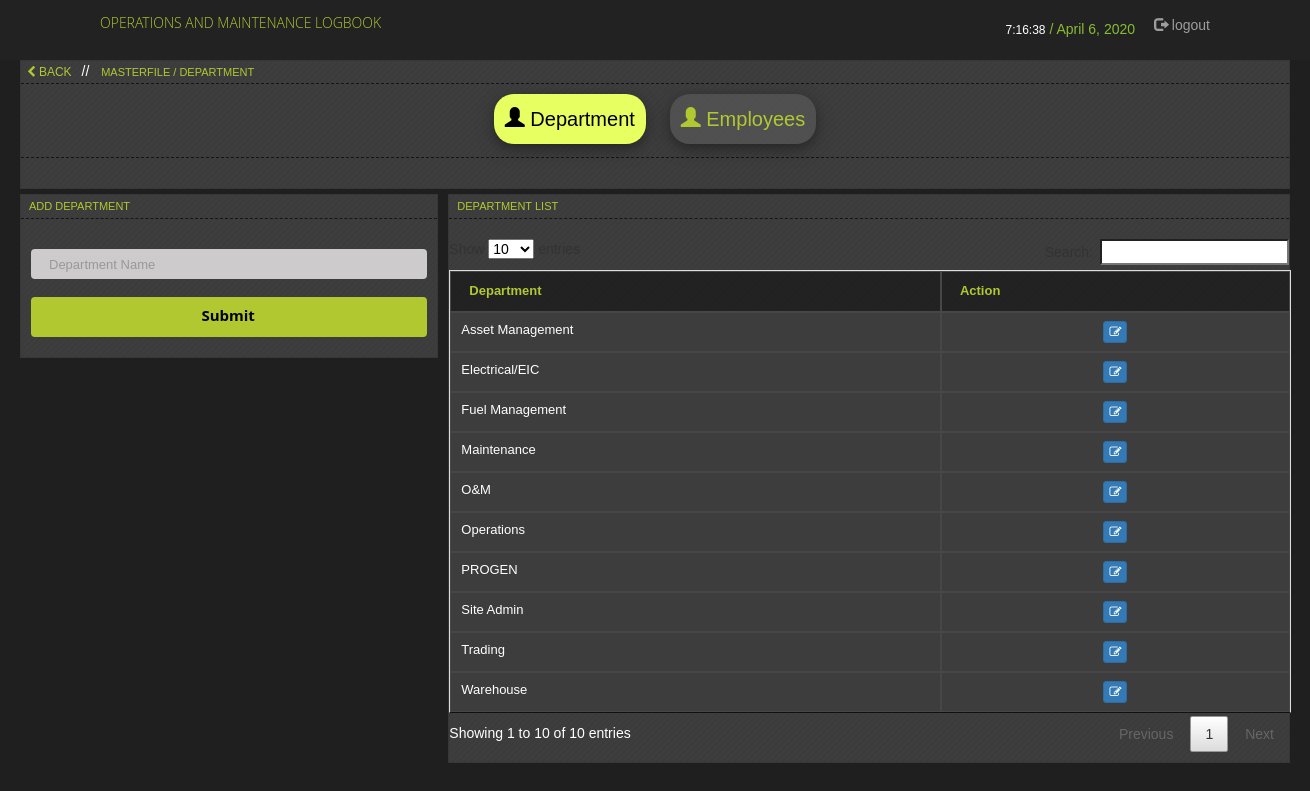
Page /add_new_department.php (signed in) on the committed database.
### tables this page shows
CREATE TABLE `department` (
  `department_id` int(11) NOT NULL AUTO_INCREMENT,
  `department_name` varchar(200) DEFAULT NULL,
  PRIMARY KEY (`department_id`)
);

### add_new_department.php (the view, shortened to what this page needs)
<?php
	include 'header.php';
	include 'includes/connection.php';
?>
<link rel="stylesheet" type="text/css" href="css/jquery.dataTables.min.css" />
<body onload="startTime()">
<?php include 'navbar.php';?>
    <div class="container" style="width: 1300px;">
      	<div class="row">
        	<div class="col-lg-12">
	      		<div class="dash-unit" style="margin-bottom:5px">
	      			<a href="home.php" class="btn btn-xs"><span class="fa fa-chevron-left"></span> BACK</a> //
			  		<dtitle style="color:#b2c831" >MasterFile / Department</dtitle>
			  		<hr style="margin:0px">
			  			<center>
							<a href="add_new_department.php" id="user" class="btn btn-dark btn-md" style="height:50px;padding:10px;">
								<center>
				  					<span class="glyphicon glyphicon-user"> </span> Department
				  				</center>
							</a>
							<a href="add_new_emp.php" id="employee" class="btn btn-dark btn-md" style="height:50px;padding:10px;">
								<center>
				  					<span class="glyphicon glyphicon-user"> </span> Employees
				  				</center>
							</a>
			  			</center>
			  		<hr>
				</div>
			    <div id="contents" style="display: none">
					<div id="user_table">
						<div class="col-lg-4" style="padding-left:0px;padding-right:5px;">
				      		<div class="dash-unit">
						  		<dtitle style="color:#b2c831">Add Department</dtitle>
						  		<hr>
						  		<div style="padding:10px">
						        	<form method = "POST" action = "add_dept_ins.php">
							  			<input type="text" name="department_name" id="department_name" class="form-control" placeholder="Department Name" autocomplete="off" required style="text-transform:capitalize;">
							  			<input type="submit" id = "submit" name = "submit" class="btn btn-md btn-primary" value="Submit" style="width:100%">
						  			</form>
					  			</div>
							</div>
				        </div>
				        <div class="col-lg-8" style="padding-right:0px;padding-left:5px">
				      		<div class="dash-unit">
						  		<dtitle style="color:#b2c831">Department List</dtitle>
						  		<hr>
					        	<table class="table table-striped table-bordered table-hover" id="dt1_user">
							        <thead>
							          	<tr>
								            <th>Department</th>
								            <th width = "10%">Action</th>
							          	</tr>
							        </thead>
							        <tbody>
							        	<?php
						  					$sql = mysqli_query($con,"SELECT * FROM department ORDER BY department_name Asc");
						  					while($row = mysqli_fetch_array($sql)){
						  				?>
							          	<tr class="gradeA" style="text-transform:capitalize;">
								           <td><?php echo $row['department_name']?></td>
								           <td>
								           		<center>
								           			<a href = "edit_department.php?id=<?php echo $row['department_id'];?>" class = "btn btn-primary btn-xs" title = "Update"><span class = "fa fa-edit"></span></a>
								           		</center>
								           </td>
							         	</tr>
							         	<?php } ?>
							        </tbody>
							    </table>
							</div>
				        </div>
			        </div>
			    </div>
        	</div>
		</div>
    </div>
</body>
</html>

### css/style.css (style rules this page uses)
body { background:#1f1f1f; font-family: 'Open Sans', sans-serif; }
.dash-unit { margin-bottom: 30px; padding-bottom:10px; border: 1px solid #383737; background-image:url('../images/sep-half.png'); background-color: #3d3d3d; color:white; }
.dash-unit dtitle { font-size:11px; text-transform:uppercase; color:#ffffff; margin:8px; padding:0px; height:inherit }
.dash-unit hr { border: 0; border-top: 1px solid #151515; border-top-style: dashed; margin-top:3px; }
input[type=submit] { font-family: 'Open Sans', sans-serif; font-size: 15px; background: #b2c831; color: #fff; border: none; padding: 8px 28px 10px 26px; *-webkit-border-radius: 4px; -moz-border-radius: 4px; border-radius: 4px; }
input[type=text], textarea { background: #cdcbcc; font-size: 13px; display: block; width: 100%; border: none; box-shadow: none; height: 30px; line-height: 18px; padding: 0; text-indent: 18px; margin: 0 0 18px; }
a { color: #b2c831; text-decoration: none; }

### css/header.css (style rules this page uses)
body { padding-top: 60px; }
.btn-dark { background-color: #585858b5; border-radius: 0px; border-radius: 20px; padding: 40px; font-size:20px; box-shadow: 0 4px 8px 0 rgba(0, 0, 0, 0.2), 0 6px 20px 0 rgba(0, 0, 0, 0.19); margin:10px; }
table { font-size: 13px; }
table tbody tr td { background-color: #3d3d3d; border: 1px solid #474747!important; }
table thead tr th { background-color: #171717b5; color: #b2c831; border: 1px solid #474747!important }
.form-control { font-size: 12px; }
body { font-family: Tahoma, Verdana, Segoe, sans-serif!important; }
#contents { display: none; }
input[type=submit] { font-family: 'Open Sans', sans-serif; font-size: 15px; background: #b2c831; color: #000; border: none; padding: 8px 28px 10px 26px; -moz-border-radius: 4px; border-radius: 4px; font-weight: bold; }
.btn-active { background-color: #e8ff61; border-radius: 0px; border-radius: 20px; padding: 40px; font-size:20px; color: black; box-shadow: 0 4px 8px 0 rgba(0, 0, 0, 0.2), 0 6px 20px 0 rgba(0, 0, 0, 0.19); margin:10px; }

### rows in the picture
department: department_name "Asset Management"
department: department_name "Electrical/EIC"
department: department_name "Fuel Management"
department: department_name "Maintenance"
department: department_name "O&M"
department: department_name "Operations"
department: department_name "PROGEN"
department: department_name "Site Admin"
department: department_name "Trading"
department: department_name "Warehouse"
